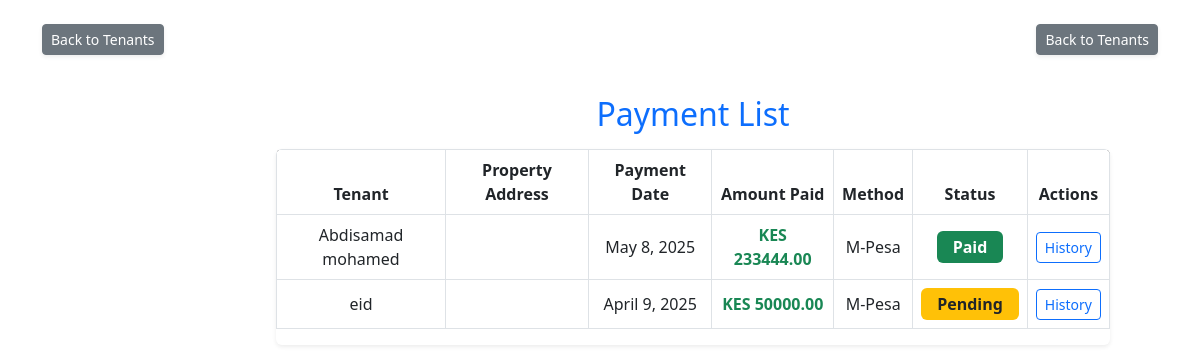
Page /payments/ (signed in) on the earlier database version.
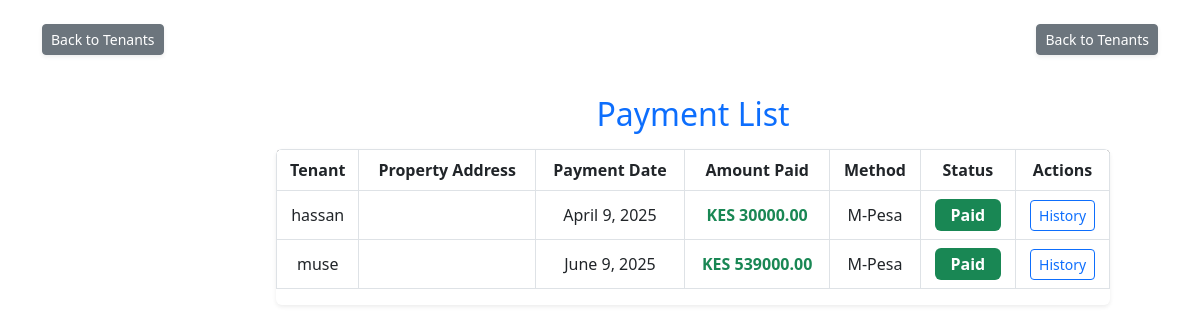
Same page on the later database version.
### users/models.py (models this page shows, shortened)
class Payment(models.Model):
    tenant = models.ForeignKey(Tenant, on_delete=models.CASCADE)
    payment_date = models.DateField(default=timezone.now)
    amount_paid = models.DecimalField(max_digits=10, decimal_places=2)
    receipt = models.FileField(upload_to="receipts/", blank=True, null=True)
    PAYMENT_METHODS = [
        ('M-Pesa', 'M-Pesa'),
        ('Bank', 'Bank Transfer'),
        ('Cash', 'Cash'),
    ]
    payment_method = models.CharField(max_length=10, choices=PAYMENT_METHODS)
    STATUS_CHOICES = [
        ('Paid', 'Paid'),
        ('Pending', 'Pending'),
        ('Overdue', 'Overdue'),
    ]
    status = models.CharField(max_length=10, choices=STATUS_CHOICES, default='Pending')

class Tenant(models.Model):
    name = models.CharField(max_length=255)
    email = models.EmailField(unique=True)
    phone = models.CharField(max_length=20)
    property = models.ForeignKey(Property, related_name='tenants', on_delete=models.CASCADE,blank=True,null=True)
    move_in_date = models.DateField()
    rent_amount = models.DecimalField(max_digits=10, decimal_places=2)
    id_document = models.FileField(upload_to='tenant_documents/', blank=True, null=True)

### users/views.py (the view)
# urls.py: path('payments/', payment_list, name='payment_list'),  # View all payments
@login_required
def payment_list(request):
    latest_payments = Payment.objects.filter(
        id__in=Payment.objects.values('tenant').annotate(latest=Max('id')).values('latest')
    ).select_related('tenant')
    return render(request, 'tenant/payment_list.html', {'payments': latest_payments})

### users/templates/tenant/payment_list.html (shortened to what this page needs)
{% extends "users/base.html" %}
{% block content %}
<div class="d-flex justify-content-between align-items-center mb-3">
  <a href="{% url 'tenant_list' %}" class="btn btn-secondary btn-sm shadow-sm">
     Back to Tenants
</a>
  <a href="{% url 'tenant_list' %}" class="btn btn-secondary btn-sm shadow-sm">
       Back to Tenants
  </a>
</div>
    <main class="col-md-10 ms-sm-auto px-md-5 py-4">
      <h2 class="mb-3 text-center text-primary">
         Payment List
      </h2>
      <div class="table-responsive shadow-sm rounded">
          <table class="table table-hover table-bordered text-center align-middle">
              <thead class="bg-dark text-white">
                  <tr>
                      <th>Tenant</th>
                      <th>Property Address</th>
                      <th>Payment Date</th>
                      <th>Amount Paid</th>
                      <th>Method</th>
                      <th>Status</th>
                      <th>Actions</th>
                  </tr>
              </thead>
              <tbody>
                  {% for payment in payments %}
                  <tr>
                      <td>{{ payment.tenant.name }}</td>
                      <td>{{ payment.tenant.property_address }}</td>
                      <td>{{ payment.payment_date }}</td>
                      <td><strong class="text-success">KES {{ payment.amount_paid }}</strong></td>
                      <td>{{ payment.payment_method }}</td>
                      <td>
                          <span class="badge px-3 py-2 fs-6
                              {% if payment.status == 'Paid' %}bg-success
                              {% elif payment.status == 'Pending' %}bg-warning text-dark
                              {% else %}bg-danger{% endif %}">
                              {{ payment.status }}
                          </span>
                      </td>
                      <td>
                          <a href="{% url 'tenant_payments' payment.tenant.id %}"
                             class="btn btn-sm btn-outline-primary" data-bs-toggle="tooltip" title="View Payment History">
                               History
                          </a>
                      </td>
                  </tr>
                  {% empty %}
                  <tr>
                      <td colspan="7" class="text-muted text-center py-3">
                          <i class="fas fa-info-circle"></i> No payments recorded yet.
                      </td>
                  </tr>
                  {% endfor %}
              </tbody>
          </table>
      </div>
    </main>
  </div>
{% endblock %}

Differences in the rows shown:
no longer on this page (row edited): Payment: tenant.name "Abdisamad mohamed", payment_date "May 8, 2025", amount_paid "233444.00", payment_method "M-Pesa", status "Paid"
no longer on this page (row edited): Payment: tenant.name "eid", payment_date "April 9, 2025", amount_paid "50000.00", payment_method "M-Pesa", status "Pending"
now on this page (row edited): Payment: tenant.name "hassan", payment_date "April 9, 2025", amount_paid "30000.00", payment_method "M-Pesa", status "Paid"
added Payment: tenant.name "muse", payment_date "June 9, 2025", amount_paid "539000.00", payment_method "M-Pesa", status "Paid"
